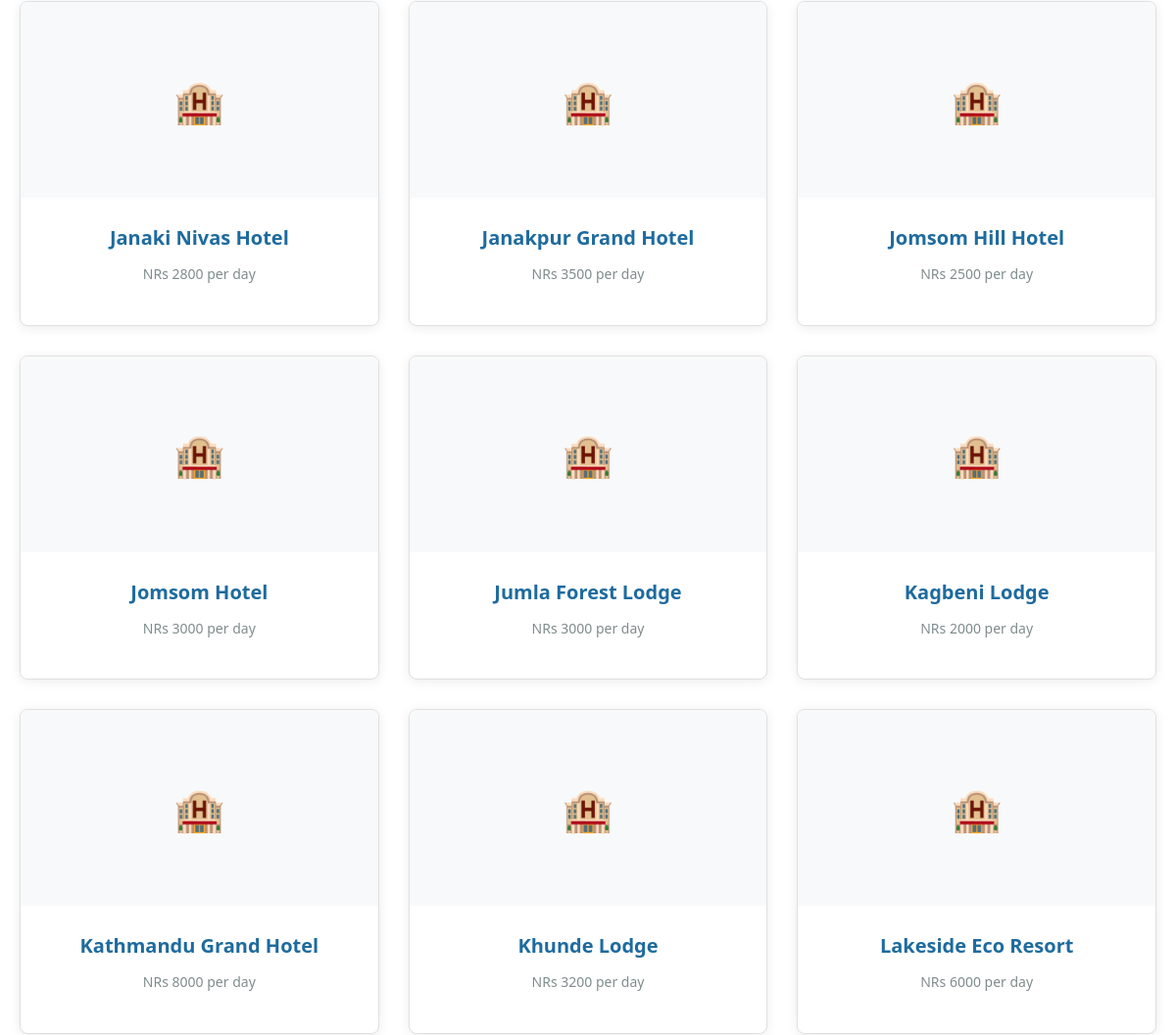
The app's page /hotels/ (middle part), older data.
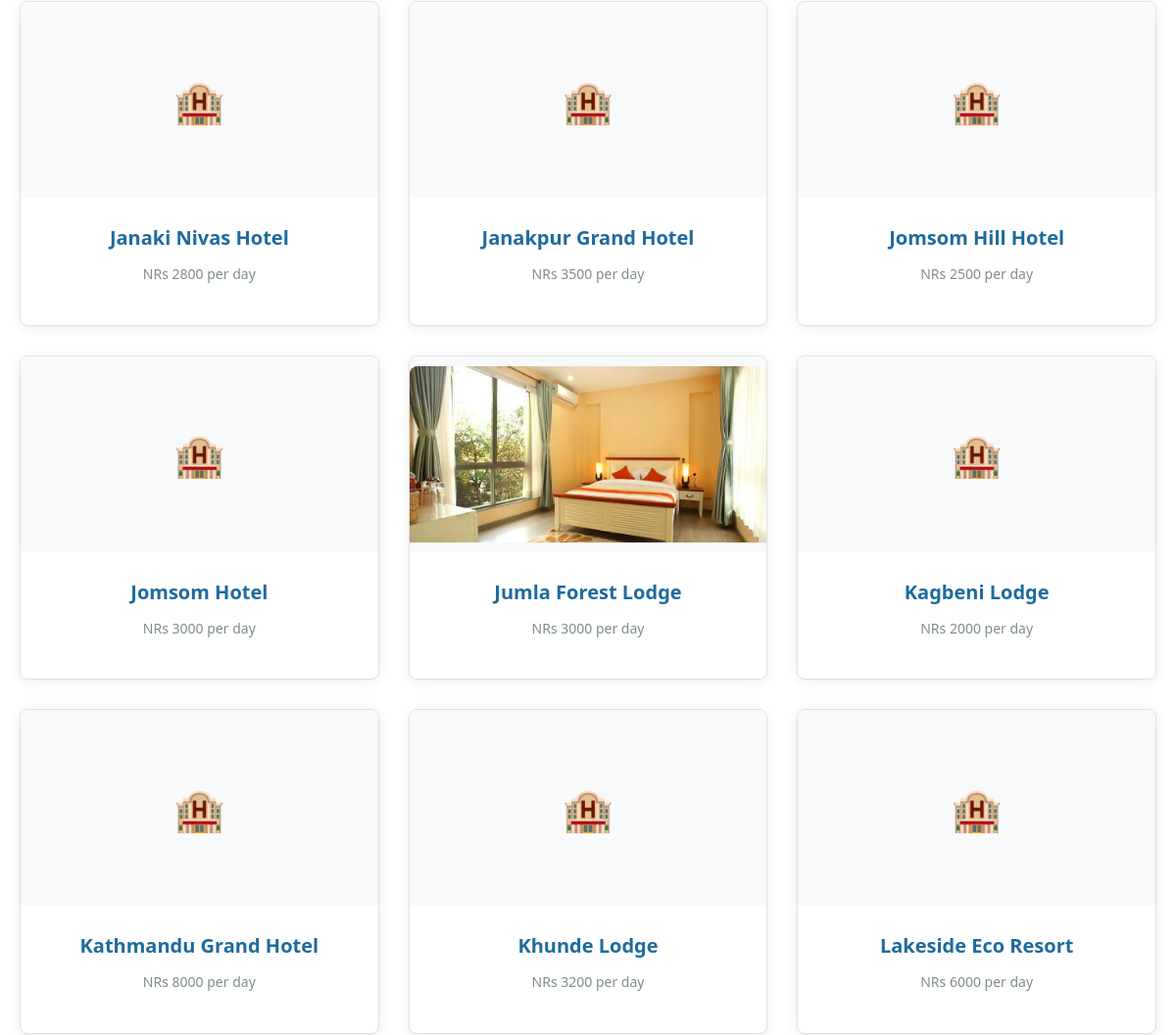
The same page, newer data.
### tour/models.py (models this page shows, shortened)
class Hotel(models.Model):
    name = models.CharField(max_length=100)
    price_per_day = models.PositiveIntegerField()
    hotel_image = models.ImageField(upload_to='hotels/', blank=True, null=True)

### tour/views.py (the view)
# urls.py: path('hotels/', views.hotels_view, name='hotels'),
def hotels_view(request):
    hotels = Hotel.objects.all().order_by('name')
    return render(request, 'tour/hotels.html', {'hotels': hotels})

### tour/templates/tour/hotels.html (shortened to what this page needs)
{% extends 'base.html' %}
{% block content %}
    <div class="section" style="background: white;">
        <div style="max-width: 1200px; margin: 0 auto;">
            <div class="cards-grid">
                {% for hotel in hotels %}
                    <div class="card" style="text-align: center;">
                        <div class="card-image" style="padding: 0; background: var(--light-bg);">
                            {% if hotel.hotel_image %}
                                <img src="{{ hotel.hotel_image.url }}" alt="{{ hotel.name }}" style="width: 100%; height: 180px; object-fit: cover; border-radius: 8px 8px 0 0;">
                            {% else %}
                                <div style="height: 180px; display: grid; place-items: center; font-size: 42px;">🏨</div>
                            {% endif %}
                        </div>
                        <div class="card-content">
                            <h3 class="card-title">{{ hotel.name }}</h3>
                            <p class="card-description">NRs {{ hotel.price_per_day }} per day</p>
                        </div>
                    </div>
                {% empty %}
                    <div style="grid-column: 1 / -1; text-align: center; padding: 40px;">
                        <p style="font-size: 18px; color: var(--text-gray);">No hotels added yet</p>
                    </div>
                {% endfor %}
            </div>
        </div>
    </div>
{% endblock %}

Row changes from the older to the newer data that the page shows:
changed Hotel "Jumla Forest Lodge": hotel_image: picture added; no longer shows "🏨"
